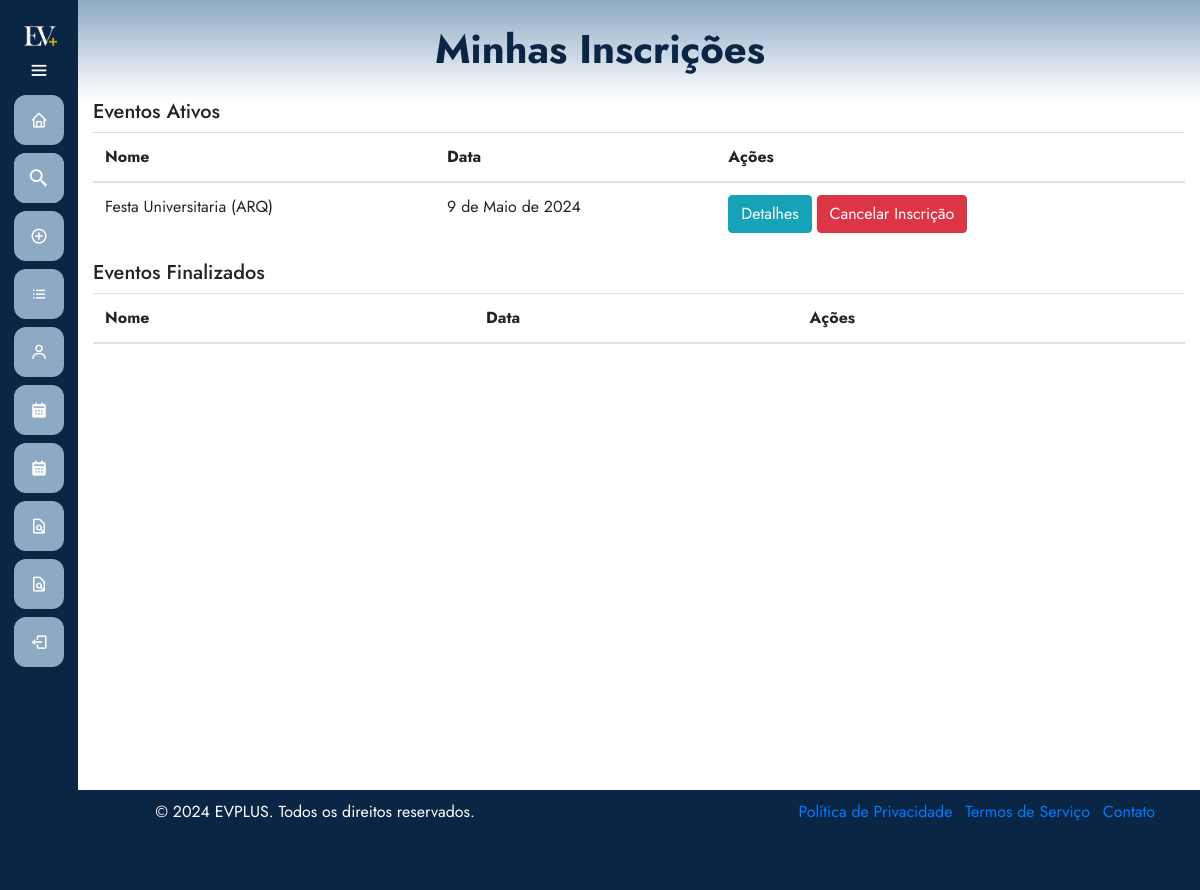
Before: /eventos/minhasinscricoes/ (signed in) with the older database file.
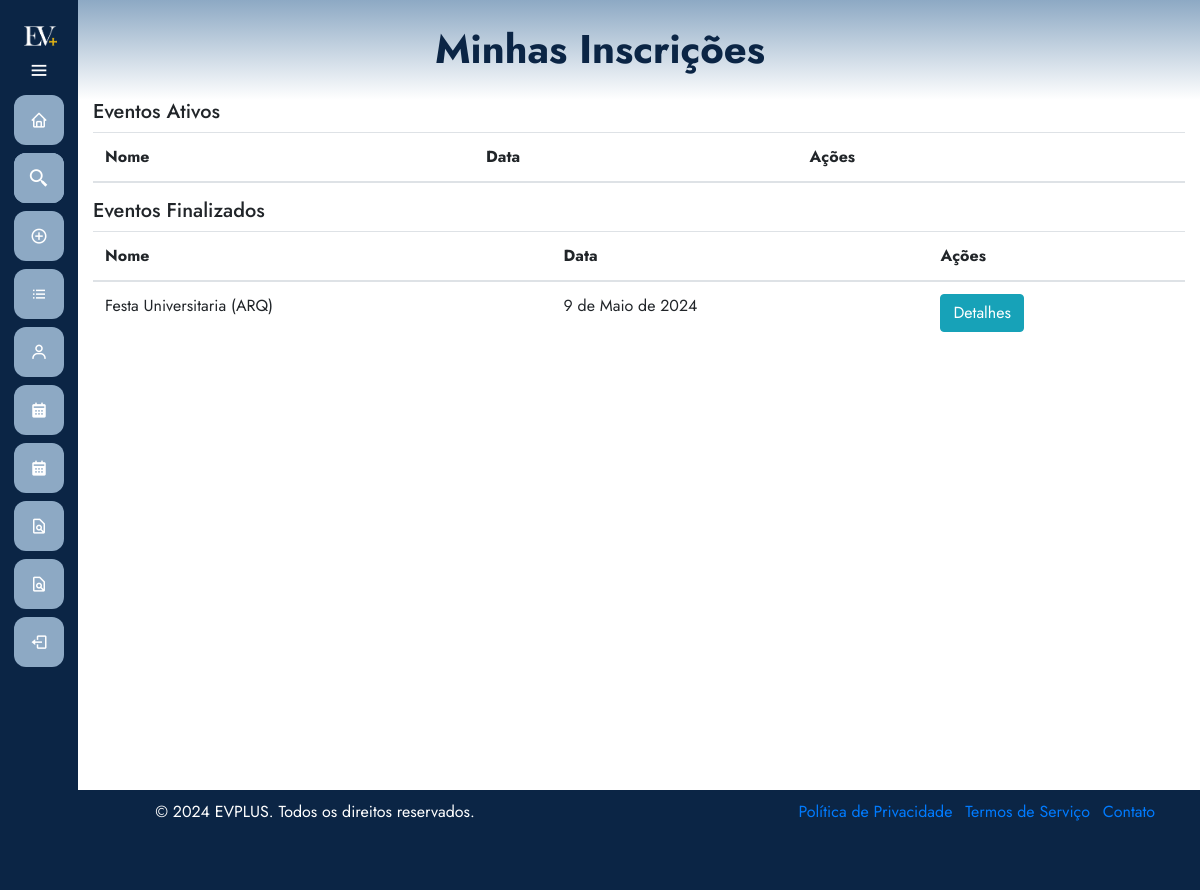
After: the same page with the newer database file.
### eventos/models.py (models this page shows, shortened)
class Evento(models.Model):
    user = models.ForeignKey(User, on_delete=models.CASCADE)
    clients = models.ManyToManyField(User, through='Inscricao', related_name='eventos')
    name = models.CharField(max_length=100)
    description = models.TextField()
    local = models.CharField(max_length=100)
    date = models.DateField()
    time = models.TimeField()
    category = models.CharField(max_length=100)
    banner = models.ImageField(null=True, blank=True, upload_to='images/')
    finalizado = models.BooleanField(default=False)

### eventos/views.py (the view)
# urls.py: path('minhasinscricoes/', views.listarEventosInscritos, name='minhasinscricoes'),
@login_required
@permission_required('eventos.view_evento', raise_exception=True)
def listarEventosInscritos(request):
    exibir_sidebar = True
    eventos = Evento.objects.filter(clients=request.user, finalizado=False)
    finalizarEvento = Evento.objects.filter(clients=request.user, finalizado=True)
    return render(request, 'minhasInscricoes.html', {'eventos': eventos, 'finalizarEvento': finalizarEvento, 'exibir_sidebar': exibir_sidebar})

### eventos/templates/minhasInscricoes.html (shortened to what this page needs)
{% extends 'base.html' %}
{% load static %}
{% block 'head' %}
    <link rel="stylesheet" href="{% static 'eventos/css/meuseventos.css' %}">
{% endblock %}
{% block 'dashboard' %}
    <div class="container">
        <div class="row">
            <div class="col-md-12">
                <h5>Eventos Ativos</h5>
                <table class="table">
                    <thead>
                        <tr>
                            <th>Nome</th>
                            <th>Data</th>
                            <th>Ações</th>
                        </tr>
                    </thead>
                    <tbody>
                        {% for evento in eventos %}
                            <tr>
                                <td>{{ evento.name }}</td>
                                <td>{{ evento.date }}</td>
                                <td>
                                    <a href="{% url 'eventos:detalhes_evento' evento.id %}" class="btn btn-info">Detalhes</a>
                                    {% if perms.eventos.view_evento %}
                                        {% if request.user not in evento.clients.all %}
                                            <a href="{% url 'eventos:inscricao_evento' evento.id %}" class="btn btn-success">Inscrever-se</a>
                                        {% else %}
                                            <a href="#" onclick="confirmarCancelar('{{ evento.id }}')" class="btn btn-danger">Cancelar Inscrição</a>
                                        {% endif %}
                                    {% endif %}
                                </td>
                            </tr>
                        {% endfor %}
                    </tbody>
                </table>
                <h5>Eventos Finalizados</h5>
                <table class="table">
                    <thead>
                        <tr>
                            <th>Nome</th>
                            <th>Data</th>
                            <th>Ações</th>
                        </tr>
                    </thead>
                    <tbody>
                        {% for evento in finalizarEvento %}
                            <tr>
                                <td>{{ evento.name }}</td>
                                <td>{{ evento.date }}</td>
                                <td>
                                    <a href="{% url 'eventos:detalhes_evento' evento.id %}" class="btn btn-info">Detalhes</a>
                                </td>
                            </tr>
                        {% endfor %}
                    </tbody>
                </table>
            </div>
        </div>
    </div>
{% endblock %}

Changed rows visible on the page:
changed Evento "Festa Universitaria (ARQ)": moves from the list under "Eventos Ativos" to the list under "Eventos Finalizados"
